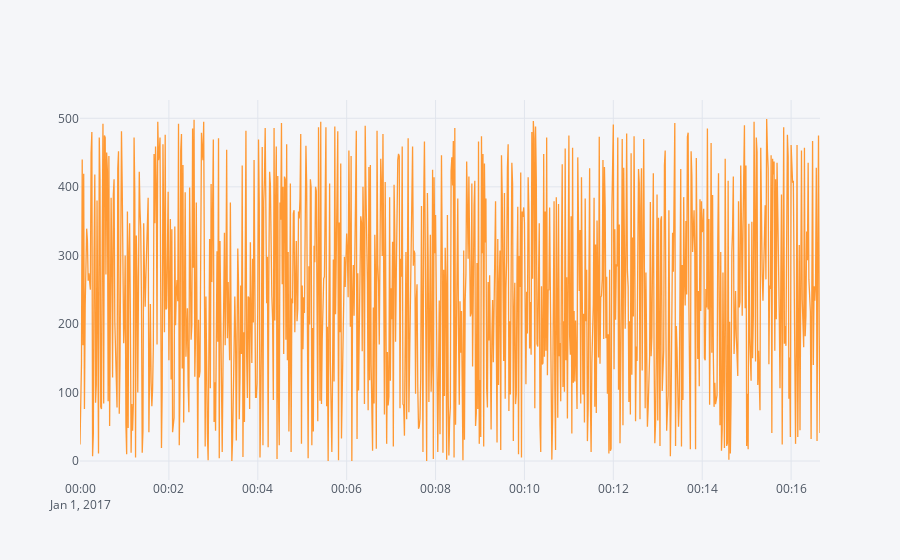

Notebook source saved alongside this figure:
### Markdown cell above
### Plotting

### Code cell
ts.iplot()
# ts.plot()

### Figure 1 — Plotly figure (JSON) as saved in the notebook; plotly's stock layout.template omitted (floating-point values rounded to 4 significant figures; data arrays with more than 128 entries replaced by an {"elided": "..."} marker saying what was removed)
{"data": [{"line": {"color": "rgba(255, 153, 51, 1.0)", "dash": "solid", "width": 1.3}, "mode": "lines", "name": "None", "text": "", "type": "scatter", "x": {"elided": "1000 str values"}, "y": {"elided": "1000 int values"}}], "layout": {"legend": {"bgcolor": "#F5F6F9", "font": {"color": "#4D5663"}}, "paper_bgcolor": "#F5F6F9", "plot_bgcolor": "#F5F6F9", "titlefont": {"color": "#4D5663"}, "xaxis1": {"gridcolor": "#E1E5ED", "showgrid": true, "tickfont": {"color": "#4D5663"}, "title": "", "titlefont": {"color": "#4D5663"}, "zerolinecolor": "#E1E5ED"}, "yaxis1": {"gridcolor": "#E1E5ED", "showgrid": true, "tickfont": {"color": "#4D5663"}, "title": "", "titlefont": {"color": "#4D5663"}, "zerolinecolor": "#E1E5ED"}}}
